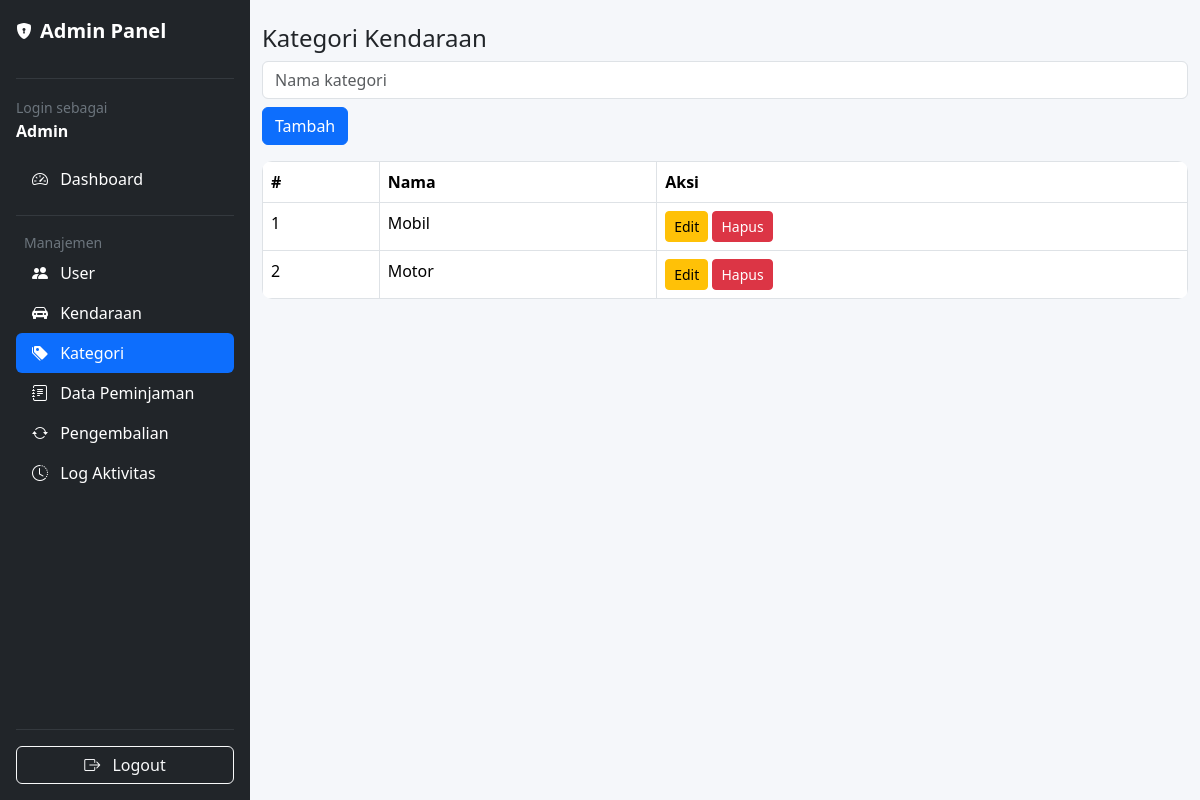
/admin/kategori.php (signed in), run on an earlier commit of the app's database.
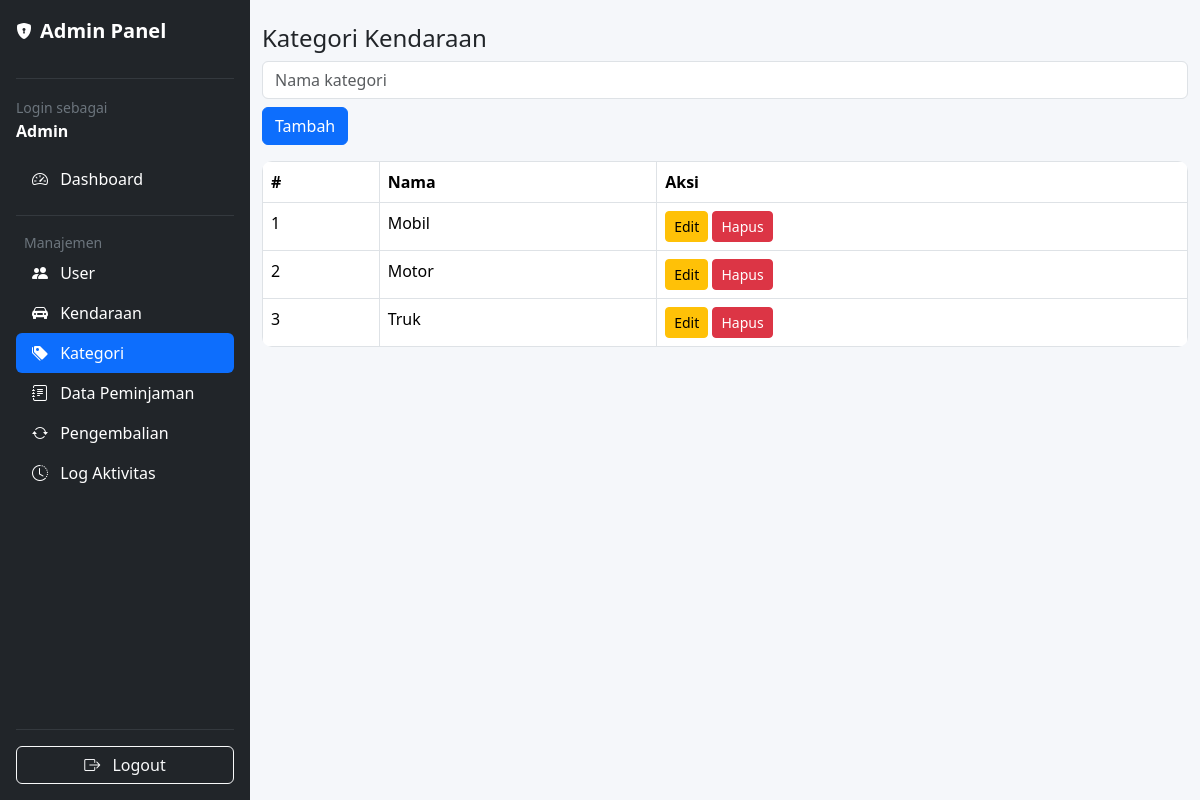
And on a later commit of the database.
### tables this page shows
CREATE TABLE `kategori_kendaraan` (
  `id_kategori` int NOT NULL,
  `nama_kategori` varchar(100) NOT NULL
);

### admin/kategori.php (the view, shortened to what this page needs)
<?php
include "../config/database.php";
$data = mysqli_query($conn,"SELECT * FROM kategori_kendaraan");
?>
<?php include "../partials/header.php"; ?>
<body>
<div class="d-flex">
    <?php include "../partials/sidebar_admin.php"; ?>
    <div class="container mt-4">
        <h4>Kategori Kendaraan</h4>
        <form method="post" class="mb-3">
            <input type="text" name="nama" class="form-control mb-2" placeholder="Nama kategori" required>
            <button name="tambah" class="btn btn-primary">Tambah</button>
        </form>
        <table class="table table-bordered">
            <tr>
                <th>#</th>
                <th>Nama</th>
                <th>Aksi</th>
            </tr>
            <?php $no=1; while($r=mysqli_fetch_assoc($data)): ?>
            <tr>
                <td><?= $no++ ?></td>
                <td><?= $r['nama_kategori'] ?></td>
                <td>
                    <button class="btn btn-warning btn-sm" data-bs-toggle="modal" data-bs-target="#edit<?= $r['id_kategori'] ?>">Edit</button>
                    <a href="?hapus=<?= $r['id_kategori'] ?>"
                       onclick="return confirm('Yakin hapus?')"
                       class="btn btn-danger btn-sm">Hapus</a>
                </td>
            </tr>
            <?php endwhile; ?>
        </table>
    </div>
</div>
</body>
</html>

What changed in the data, as far as the page shows it:
added kategori_kendaraan: nama_kategori "Truk"
